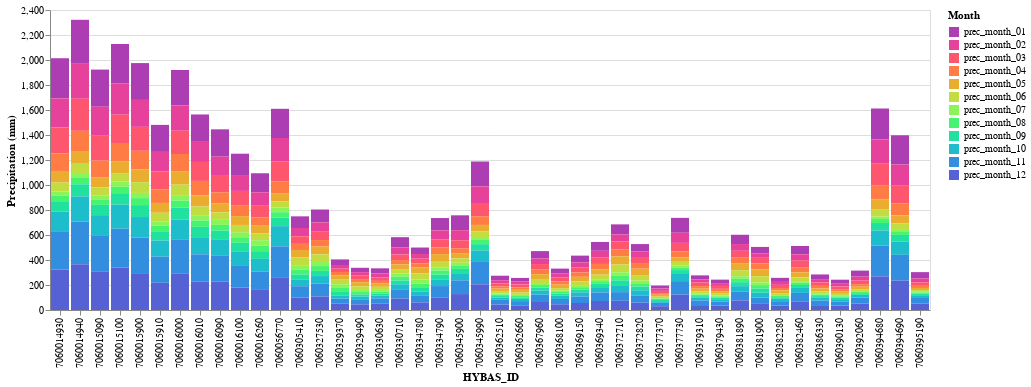

Notebook cell for this chart:
### Markdown cell above
There are lots of charting libraries for visualizing `DataFrame` objects. Here, we plot the data with [Altair](https://altair-viz.github.io/gallery/index.html#) using a stacked column chart to show the total mean annual precipitation (by monthly contribution) for each watershed intersecting Washington state.  We can see quite a range in total precipitation and that summer months are generally drier than other months.

### Code cell
alt.Chart(wa_basins_df).mark_bar().encode(
    x=alt.X('HYBAS_ID:O'),
    y=alt.Y('Precipitation:Q', title='Precipitation (mm)'),
    color=alt.Color('Month', scale=alt.Scale(scheme='rainbow')),
    tooltip=alt.Tooltip(['HYBAS_ID', 'Precipitation', 'Month'])
).interactive()

### Figure 1 — Vega-Lite specification as saved in the notebook (floating-point values rounded to 4 significant figures; data arrays with more than 128 entries replaced by an {"elided": "..."} marker saying what was removed)
{"config": {"view": {"continuousWidth": 400, "continuousHeight": 300}}, "data": {"name": "data-da009167d67d249d5f768a3fb7e611af"}, "mark": "bar", "encoding": {"color": {"field": "Month", "scale": {"scheme": "rainbow"}, "type": "nominal"}, "tooltip": [{"field": "HYBAS_ID", "type": "quantitative"}, {"field": "Precipitation", "type": "quantitative"}, {"field": "Month", "type": "nominal"}], "x": {"field": "HYBAS_ID", "type": "ordinal"}, "y": {"field": "Precipitation", "title": "Precipitation (mm)", "type": "quantitative"}}, "selection": {"selector001": {"type": "interval", "bind": "scales", "encodings": ["x", "y"]}}, "$schema": "https://vega.github.io/schema/vega-lite/v4.17.0.json", "datasets": {"data-da009167d67d249d5f768a3fb7e611af": {"elided": "528 records"}}}
